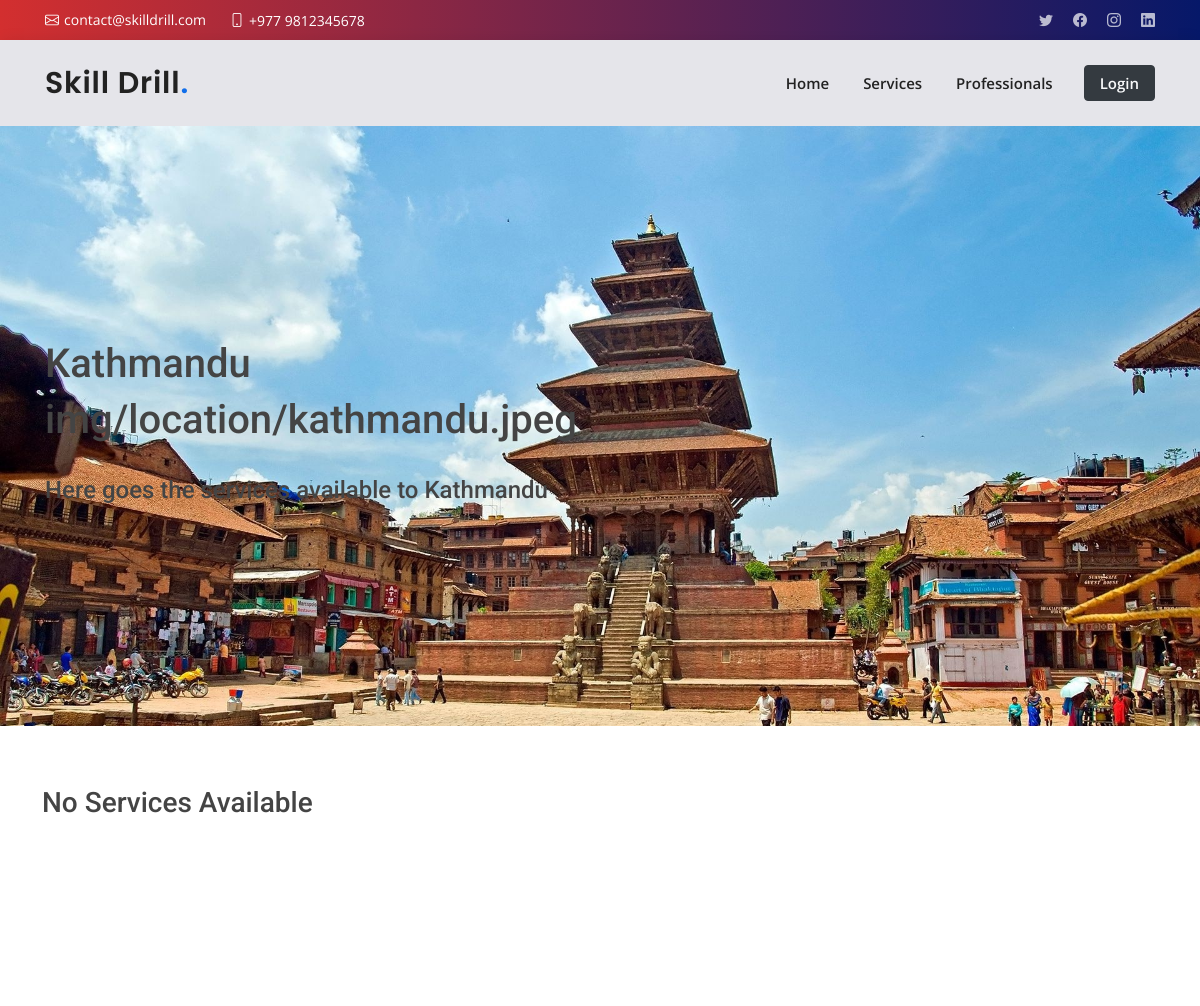
The page /locations/Kathmandu (upper part) on the database as committed earlier.
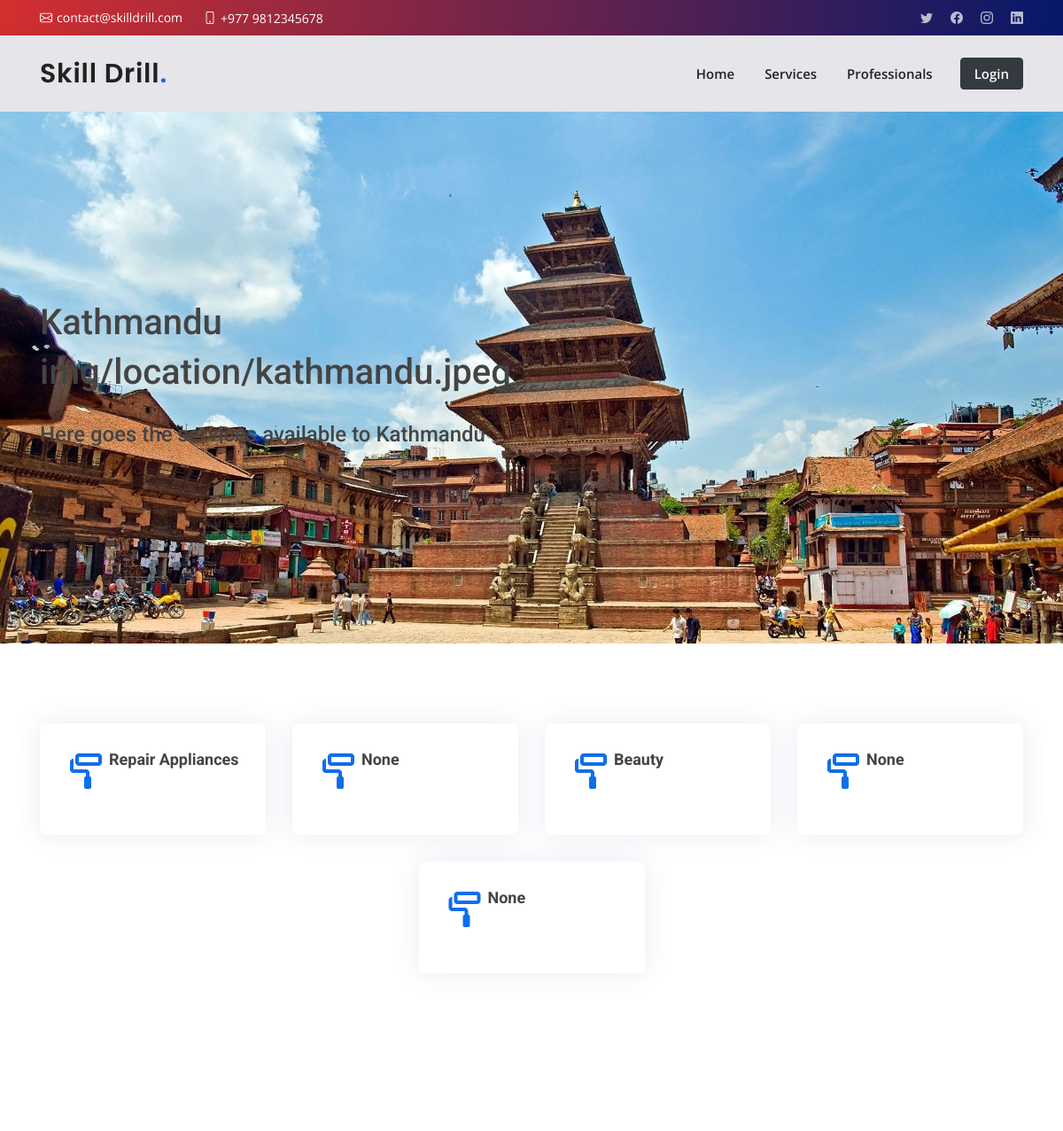
The same page on the database as committed later.
### locations/models.py (models this page shows, shortened)
class Services(models.Model):
    category = models.ForeignKey(Category, null=True, on_delete=models.CASCADE, related_name="rel_cat")
    title = models.CharField(max_length=200)
    charge = models.IntegerField()
    time = models.IntegerField(null=True)
    description = models.CharField(max_length=2000, null=True)
    professional = models.CharField(max_length=100) #Todo: Many to Many
    location = models.ManyToManyField(Location, blank=True, related_name="services")

class Category(models.Model):
    category = models.CharField(max_length=200)
    manager = models.CharField(max_length=100)
    def __str__(self):
        return self.category

### locations/views.py (the view)
# urls.py: path('<str:location_name>', views.location, name="location"),
def location(request, location_name): #, service_id
    locations = Location.objects.get(location=location_name)
    category = Category.objects.all()
    return render(request, "locations/location.html",{
        "locations":locations, "services":locations.services.all(), "category":locations.services.all()
    })

### locations/templates/locations/location.html (shortened to what this page needs)
{% extends 'layout.html' %}
{% load static %}
{% block body %}
{% include 'servicesNavbar.html' %}
<section id="lochero" style="background-image: url({% static 'img/location/bhaktapur.jpeg' %});" class="d-flex align-items-center">
  <div class="container" data-aos="zoom-out" data-aos-delay="100">
    <h1>{{ locations.location }}</h1>
    <h1>{{ locations.cover }}</h1>
    <h4>Here goes the services available to {{ locations.location }}</h4>
  </div>
</section>
<section id="featured-services" class="featured-services">
  <div class="container rounded">
    <div class="row justify-content-center">
      {% for cats in category %}
      <div class="col-md-6 col-lg-3 mb-5 mb-lg-0" type="button" data-toggle="modal" data-target=#modalCate>
        <div class="icon-box d-flex ">
          <div class="icon"><i class="bx bx-paint-roll"></i></div>
          <h4 class="title">{{ cats.category }}</h4>
        </div>
      </div>
      {% empty %}
      <h3>No Services Available</h3>
      {% endfor %}
    </div>
  </div>
</section>
<section>
</section>
{% endblock %}

Rows that differ between the two databases and show on the page:
now on this page (row edited): Services: category "Repair Appliances"
now on this page (row unchanged): Services: category "None"
now on this page (row edited): Services: category "Beauty"
now on this page (row unchanged): Services: category "None"
now on this page (row unchanged): Services: category "None"
Other text that changed with them:
text no longer shown: "No Services Available"
